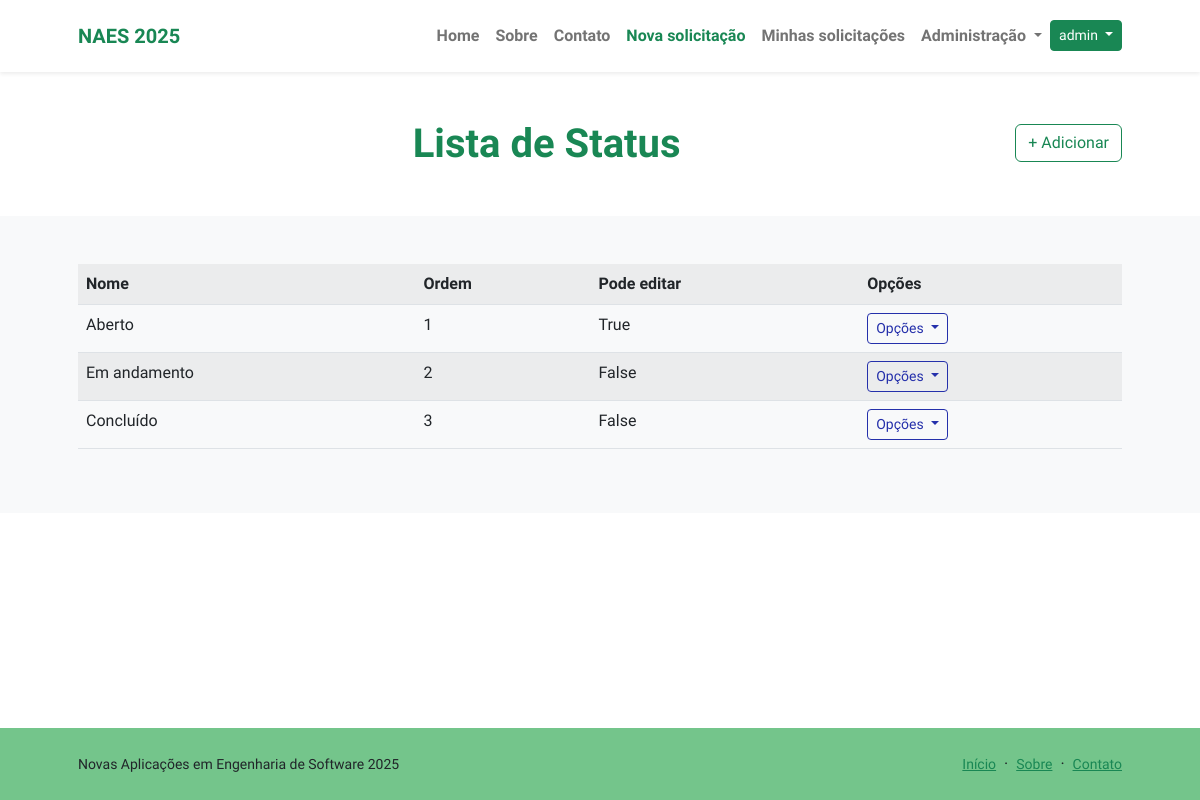
Page /protocolo/listar/status/ (signed in) on the committed database.
### protocolos/models.py (models this page shows, shortened)
class Status(models.Model):
    nome = models.CharField(max_length=100)
    ordem = models.PositiveIntegerField(unique=True)
    pode_editar = models.BooleanField(default=False)
    class Meta:
        verbose_name_plural = "Status"
        ordering = ["nome"]

### protocolos/views.py (the view)
# urls.py: path("listar/status/", StatusList.as_view(), name="listar-status"),
class StatusList(LoginRequiredMixin, ListView):
    template_name = "protocolos/listas/status.html"
    model = Status
    ordering = ["ordem"]

### protocolos/templates/protocolos/listas/status.html (shortened to what this page needs)
{% extends "paginasweb/modelos/index.html" %}
{% load static %}
{% block header %}
<div class="text-center">
    <h1 class="display-6 fw-bolder mb-4">
        <span class="text-success d-inline">
            Lista de Status
        </span>
        <a href="{% url "cadastrar-status" %}" class="mt-1 btn btn-outline-success float-lg-end">
            + Adicionar
        </a>
    </h1>
</div>
{% endblock header %}
{% block conteudo %}
<div>
    <table class="table table-striped">
        <tr>
            <th>Nome</th>
            <th>Ordem</th>
            <th>Pode editar</th>
            <th>Opções</th>
        </tr>
        {% for object in object_list %}
        <tr>
            <td>{{ object.nome }}</td>
            <td>{{ object.ordem }}</td>
            <td>{{ object.pode_editar }}</td>
            <td>
                <div class="dropdown">
                    <button class="btn btn-outline-primary btn-sm dropdown-toggle" type="button" data-bs-toggle="dropdown" aria-expanded="false">
                        Opções
                    </button>
                </div>
            </td>
        </tr>
        {% empty %}
        <tr>
            <td colspan="4">Nenhum registro encontrado.</td>
        </tr>
        {% endfor %}
    </table>
</div>
{% endblock conteudo %}

### paginasweb/templates/paginasweb/modelos/index.html (shortened to what this page needs)
{% load static %}
<!DOCTYPE html>
<html lang="pt-br">
    <head>
        <link href="https://cdn.jsdelivr.net/npm/bootstrap-icons@1.8.1/font/bootstrap-icons.css" rel="stylesheet" />
        <link href="{% static 'css/styles.css' %}" rel="stylesheet" />
    </head>
    <body class="d-flex flex-column h-100">
        <main class="flex-shrink-0">
            {% block menu %}
            <nav class="navbar navbar-expand-lg navbar-light bg-white py-3 fixed-top shadow-sm">
                <div class="container px-5">
                    <a class="navbar-brand" href="{% url 'index' %}">
                        <span class="fw-bolder text-success">NAES 2025</span>
                    </a>
                    <div class="collapse navbar-collapse" id="navbarSupportedContent">
                        <ul class="navbar-nav ms-auto mb-2 mb-lg-0 fw-bolder">
                            <li class="nav-item">
                                <a class="nav-link" href="{% url 'index' %}">Home</a>
                            </li>
                            <li class="nav-item">
                                <a class="nav-link" href="{% url 'sobre' %}">Sobre</a>
                            </li>
                            <li class="nav-item">
                                <a class="nav-link" href="{% url "contato" %}">Contato</a>
                            </li>
                            {% if request.user.is_authenticated %}
                            <li class="nav-item">
                                <a class="nav-link link-success" href="{% url "cadastrar-solicitacao" %}">Nova solicitação</a>
                            </li>
                            <li class="nav-item">
                                <a class="nav-link" href="{% url "listar-solicitacao" %}">Minhas solicitações</a>
                            </li>
                            <li class="nav-item dropdown">
                                <a class="nav-link dropdown-toggle" href="#" role="button" data-bs-toggle="dropdown" aria-expanded="false">
                                    Administração
                                </a>
                            </li>
                            <li class="nav-item">
                                <div class="btn-group mt-1">
                                    <button type="button" class="btn btn-success btn-sm dropdown-toggle" data-bs-toggle="dropdown" aria-expanded="false">
                                      {{ request.user }}
                                    </button>
                                </div>
                            </li>
                            {% endif %}
                        </ul>
                    </div>
                </div>
            </nav>
            {% endblock menu %}
            <header class="py-4 mt-5">
                <div class="container px-5 mt-5">
                    <div class="row gx-5 align-items-center">
                        <div class="col-xxl">
                            {% block header %}{% endblock header %}
                        </div>
                    </div>
                </div>
            </header>
            <section class="bg-light py-5">
                <div class="container px-5">
                    <div class="row gx-5 justify-content-center">
                        <div class="col-xxl">
                            {% block conteudo %}{% endblock conteudo %}
                        </div>
                    </div>
                </div>
            </section>
        </main>
        <footer class="bg-ifpr-verde-claro py-4 mt-auto">
            <div class="container px-5">
                <div class="row align-items-center justify-content-between flex-column flex-sm-row">
                    {% block rodape %}
                    <div class="col-auto">
                        <div class="small m-0">Novas Aplicações em Engenharia de Software 2025</div>
                    </div>
                    <div class="col-auto">
                        <a class="small link-success" href="{% url 'index' %}">Início</a>
                        <span class="mx-1">&middot;</span>
                        <a class="small link-success" href="{% url 'sobre' %}">Sobre</a>
                        <span class="mx-1">&middot;</span>
                        <a class="small link-success" href="#!">Contato</a>
                    </div>
                    {% endblock rodape %}
                </div>
            </div>
        </footer>
    </body>
</html>

### rows in the picture
Status: nome "Aberto", ordem "1", pode_editar "True"
Status: nome "Em andamento", ordem "2", pode_editar "False"
Status: nome "Concluído", ordem "3", pode_editar "False"

### other values in the picture
{{ request.user }} "admin"
